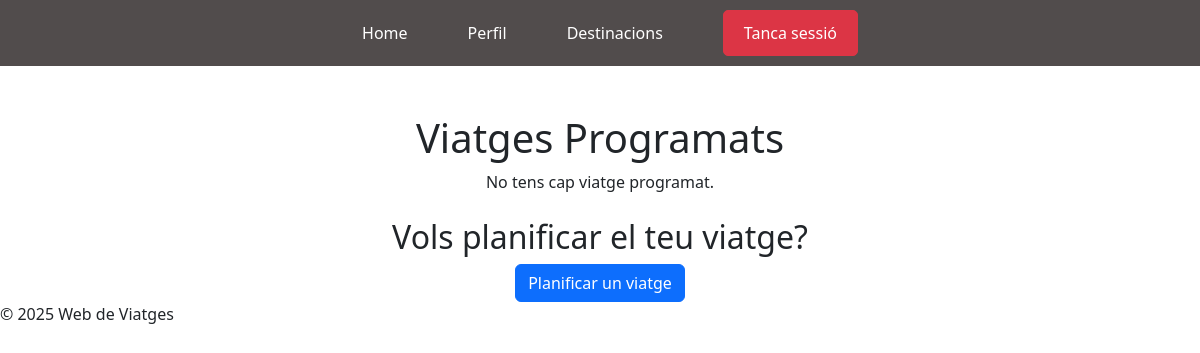
Page /accounts/viatges_programats/ (signed in) on the earlier database version.
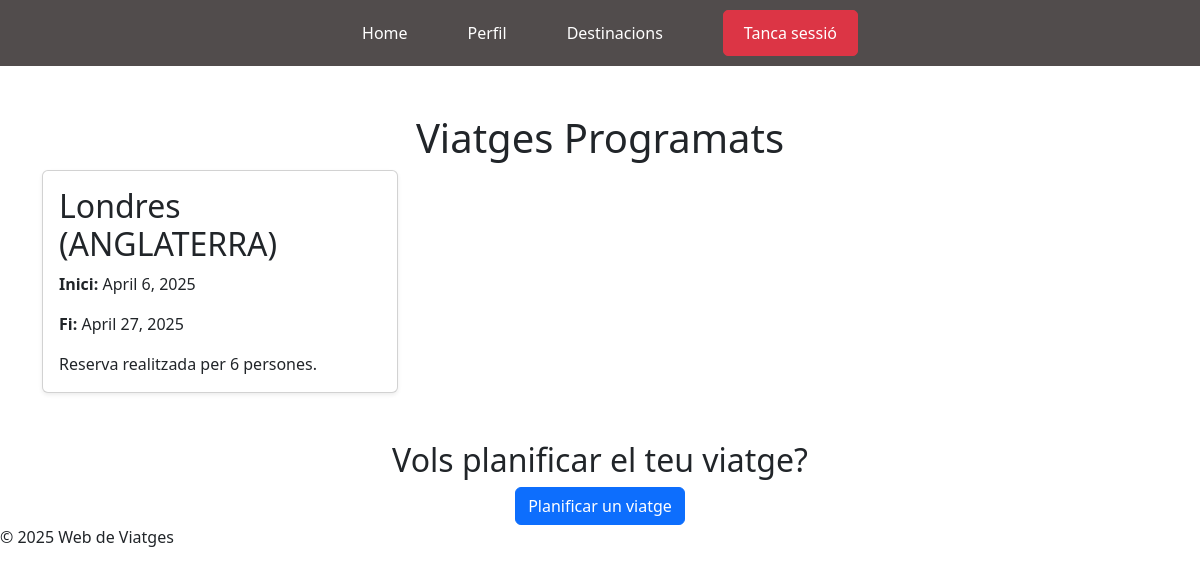
Same page on the later database version.
### accounts/models.py (models this page shows, shortened)
class Viatge(models.Model):
    user = models.ForeignKey(User, on_delete=models.CASCADE, related_name="viatges")
    destinacio = models.ForeignKey(Destinacio, on_delete=models.CASCADE, related_name="viatges")
    data_inici = models.DateField()
    data_fi = models.DateField()
    num_persones = models.PositiveIntegerField()
    descripcio = models.TextField(blank=True, null=True)

class Destinacio(models.Model):
    nom = models.CharField(max_length=100)
    pais = models.CharField(max_length=50)
    continent = models.CharField(max_length=50)
    def __str__(self):
        return f"{self.nom} ({self.pais.upper()})"

### accounts/views.py (the view)
# urls.py: path('viatges_programats/', views.viatges_programats, name='viatges_programats'),
@login_required
def viatges_programats(request):
    viatges = Viatge.objects.filter(user=request.user)
    return render(request, 'viatges_programats.html', {'viatges': viatges })

### accounts/templates/viatges_programats.html
{% extends "base.html" %}
{% block content %}
<div class="container mt-5">
    <h1 class="text-center">Viatges Programats</h1>
    {% if viatges %}
        <div class="row">
            {% for viatge in viatges %}
                <div class="col-md-4 mb-4">
                    <div class="card shadow-sm">
                        <div class="card-body">
                            <h2 class="card-title">{{ viatge.destinacio }}</h2>
                            <p class="card-text"><strong>Inici:</strong> {{ viatge.data_inici }}</p>
                            <p class="card-text"><strong>Fi:</strong> {{ viatge.data_fi }}</p>
                            <p class="card-text">{{ viatge.descripcio }}</p>
                        </div>
                    </div>
                </div>
            {% endfor %}
        </div>
    {% else %}
        <p class="text-center">No tens cap viatge programat.</p>
    {% endif %}
    <div class="text-center mt-4">
        <h2>Vols planificar el teu viatge?</h2>
        <a href="opcions_viatge.html" class="btn btn-primary">Planificar un viatge</a>
    </div>
</div>
{% endblock %}

Differences in the rows shown:
added Viatge: destinacio "Londres (ANGLATERRA)", data_inici "April 6, 2025", data_fi "April 27, 2025", descripcio "Reserva realitzada per 6 persones."
Other differences:
text no longer shown: "No tens cap viatge programat."
